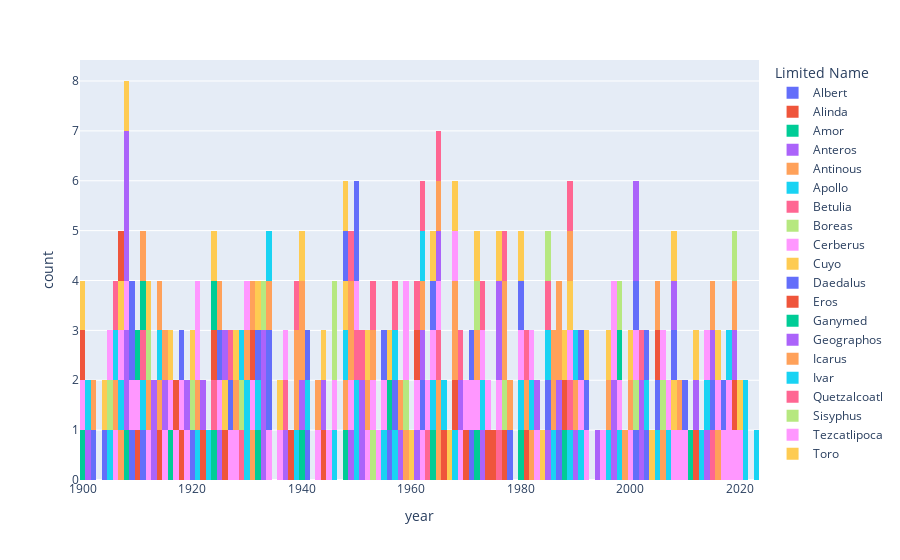

The notebook cell this image was saved under:
### Markdown cell above
we can see that most of the Near Earth Objects mostly or entirely orbit Earth.

### Code cell
from plotly.express import histogram

histogram(data_frame=df[df['year'] <2024].sort_values(by='Limited Name'), x='year', color='Limited Name', nbins=124).show()

### Figure 1 — Plotly figure (JSON) as saved in the notebook; plotly's stock layout.template omitted (floating-point values rounded to 4 significant figures)
{"data": [{"alignmentgroup": "True", "bingroup": "x", "hovertemplate": "Limited Name=Albert<br>year=%{x}<br>count=%{y}<extra></extra>", "legendgroup": "Albert", "marker": {"color": "#636efa", "pattern": {"shape": ""}}, "name": "Albert", "nbinsx": 124, "offsetgroup": "Albert", "orientation": "v", "showlegend": true, "type": "histogram", "x": [2003, 2001, 1971, 1956, 1941, 1911, 1909], "xaxis": "x", "yaxis": "y"}, {"alignmentgroup": "True", "bingroup": "x", "hovertemplate": "Limited Name=Alinda<br>year=%{x}<br>count=%{y}<extra></extra>", "legendgroup": "Alinda", "marker": {"color": "#EF553B", "pattern": {"shape": ""}}, "name": "Alinda", "nbinsx": 124, "offsetgroup": "Alinda", "orientation": "v", "showlegend": true, "type": "histogram", "x": [1974, 1922, 1918, 1914, 1910, 1970, 1966, 1977, 1926], "xaxis": "x", "yaxis": "y"}, {"alignmentgroup": "True", "bingroup": "x", "hovertemplate": "Limited Name=Amor<br>year=%{x}<br>count=%{y}<extra></extra>", "legendgroup": "Amor", "marker": {"color": "#00cc96", "pattern": {"shape": ""}}, "name": "Amor", "nbinsx": 124, "offsetgroup": "Amor", "orientation": "v", "showlegend": true, "type": "histogram", "x": [1900, 1908, 1916, 1924, 1932, 1940, 1956, 1964, 1972, 1980, 1988, 1948], "xaxis": "x", "yaxis": "y"}, {"alignmentgroup": "True", "bingroup": "x", "hovertemplate": "Limited Name=Anteros<br>year=%{x}<br>count=%{y}<extra></extra>", "legendgroup": "Anteros", "marker": {"color": "#ab63fa", "pattern": {"shape": ""}}, "name": "Anteros", "nbinsx": 124, "offsetgroup": "Anteros", "orientation": "v", "showlegend": true, "type": "histogram", "x": [1908, 1913, 2014, 1908, 2002, 1997, 1997, 1985, 1973, 1961, 2002, 1937, 1925, 1949, 1913], "xaxis": "x", "yaxis": "y"}, {"alignmentgroup": "True", "bingroup": "x", "hovertemplate": "Limited Name=Antinous<br>year=%{x}<br>count=%{y}<extra></extra>", "legendgroup": "Antinous", "marker": {"color": "#FFA15A", "pattern": {"shape": ""}}, "name": "Antinous", "nbinsx": 124, "offsetgroup": "Antinous", "orientation": "v", "showlegend": true, "type": "histogram", "x": [1914, 1931, 1948, 1907, 1999, 1982, 1965, 2016, 1965], "xaxis": "x", "yaxis": "y"}, {"alignmentgroup": "True", "bingroup": "x", "hovertemplate": "Limited Name=Apollo<br>year=%{x}<br>count=%{y}<extra></extra>", "legendgroup": "Apollo", "marker": {"color": "#19d3f3", "pattern": {"shape": ""}}, "name": "Apollo", "nbinsx": 124, "offsetgroup": "Apollo", "orientation": "v", "showlegend": true, "type": "histogram", "x": [1914, 1911, 1907, 1905, 2005, 2014, 1921, 2021, 2021, 2023, 2007, 1923, 1948, 1930, 1991, 1989, 1986, 1982, 1980, 1973, 1968, 1966, 1930, 1964, 1955, 1950, 1950, 2003, 1946, 1941, 1939, 1932, 1957, 1996, 1998], "xaxis": "x", "yaxis": "y"}, {"alignmentgroup": "True", "bingroup": "x", "hovertemplate": "Limited Name=Betulia<br>year=%{x}<br>count=%{y}<extra></extra>", "legendgroup": "Betulia", "marker": {"color": "#FF6692", "pattern": {"shape": ""}}, "name": "Betulia", "nbinsx": 124, "offsetgroup": "Betulia", "orientation": "v", "showlegend": true, "type": "histogram", "x": [1989, 2015, 2002, 1976, 1965, 1963, 1937, 1929, 1950, 1911, 1924], "xaxis": "x", "yaxis": "y"}, {"alignmentgroup": "True", "bingroup": "x", "hovertemplate": "Limited Name=Boreas<br>year=%{x}<br>count=%{y}<extra></extra>", "legendgroup": "Boreas", "marker": {"color": "#B6E880", "pattern": {"shape": ""}}, "name": "Boreas", "nbinsx": 124, "offsetgroup": "Boreas", "orientation": "v", "showlegend": true, "type": "histogram", "x": [1905, 1929, 1953, 1977, 2001], "xaxis": "x", "yaxis": "y"}, {"alignmentgroup": "True", "bingroup": "x", "hovertemplate": "Limited Name=Cerberus<br>year=%{x}<br>count=%{y}<extra></extra>", "legendgroup": "Cerberus", "marker": {"color": "#FF97FF", "pattern": {"shape": ""}}, "name": "Cerberus", "nbinsx": 124, "offsetgroup": "Cerberus", "orientation": "v", "showlegend": true, "type": "histogram", "x": [1976, 1989, 1983, 1982, 1980, 1974, 1965, 1972, 1971, 1970, 1969, 1991, 1973, 1992, 2010, 1998, 2000, 2001, 2007, 2008, 2009, 1964, 2014, 2016, 2017, 2018, 2018, 2019, 2020, 1995, 1962, 1961, 1907, 1931, 1928, 1927, 1925, 1919, 1918, 1934, 1917, 1915, 1912, 1910, 1900, 1905, 1906, 1916, 1936, 1937, 1943, 1955, 1909, 1953, 1952, 1954, 1963, 1949, 1946, 1945, 1950, 1908], "xaxis": "x", "yaxis": "y"}, {"alignmentgroup": "True", "bingroup": "x", "hovertemplate": "Limited Name=Cuyo<br>year=%{x}<br>count=%{y}<extra></extra>", "legendgroup": "Cuyo", "marker": {"color": "#FECB52", "pattern": {"shape": ""}}, "name": "Cuyo", "nbinsx": 124, "offsetgroup": "Cuyo", "orientation": "v", "showlegend": true, "type": "histogram", "x": [1907, 1926, 1948, 1967, 1989, 2008], "xaxis": "x", "yaxis": "y"}, {"alignmentgroup": "True", "bingroup": "x", "hovertemplate": "Limited Name=Daedalus<br>year=%{x}<br>count=%{y}<extra></extra>", "legendgroup": "Daedalus", "marker": {"color": "#636efa", "pattern": {"shape": ""}}, "name": "Daedalus", "nbinsx": 124, "offsetgroup": "Daedalus", "orientation": "v", "showlegend": true, "type": "histogram", "x": [1992, 2017, 1991, 1987, 1985, 1980, 1978, 1971, 1964, 1962, 1957, 2003, 1950, 1950, 1948, 1941, 1934, 1934, 1932, 1927, 1925, 1920, 1918, 1909, 1909, 1904, 1902, 2005, 2008, 2010, 2015, 2001, 1955], "xaxis": "x", "yaxis": "y"}, {"alignmentgroup": "True", "bingroup": "x", "hovertemplate": "Limited Name=Eros<br>year=%{x}<br>count=%{y}<extra></extra>", "legendgroup": "Eros", "marker": {"color": "#EF553B", "pattern": {"shape": ""}}, "name": "Eros", "nbinsx": 124, "offsetgroup": "Eros", "orientation": "v", "showlegend": true, "type": "histogram", "x": [1900, 1988, 2019, 2012, 2005, 1981, 1975, 1968, 1961, 1938, 1931, 1944, 1917, 1907, 1924], "xaxis": "x", "yaxis": "y"}, {"alignmentgroup": "True", "bingroup": "x", "hovertemplate": "Limited Name=Ganymed<br>year=%{x}<br>count=%{y}<extra></extra>", "legendgroup": "Ganymed", "marker": {"color": "#00cc96", "pattern": {"shape": ""}}, "name": "Ganymed", "nbinsx": 124, "offsetgroup": "Ganymed", "orientation": "v", "showlegend": true, "type": "histogram", "x": [1998, 1910, 1911, 1924, 2011], "xaxis": "x", "yaxis": "y"}, {"alignmentgroup": "True", "bingroup": "x", "hovertemplate": "Limited Name=Geographos<br>year=%{x}<br>count=%{y}<extra></extra>", "legendgroup": "Geographos", "marker": {"color": "#ab63fa", "pattern": {"shape": ""}}, "name": "Geographos", "nbinsx": 124, "offsetgroup": "Geographos", "orientation": "v", "showlegend": true, "type": "histogram", "x": [2001, 2001, 2008, 2012, 1994, 2015, 2019, 1951, 1908, 1990, 1987, 1983, 1976, 1976, 1969, 1965, 1951, 1944, 1958, 1933, 1901, 1940, 1962, 1908, 1915, 1908, 1922, 1926, 1933, 1933, 1919], "xaxis": "x", "yaxis": "y"}, {"alignmentgroup": "True", "bingroup": "x", "hovertemplate": "Limited Name=Icarus<br>year=%{x}<br>count=%{y}<extra></extra>", "legendgroup": "Icarus", "marker": {"color": "#FFA15A", "pattern": {"shape": ""}}, "name": "Icarus", "nbinsx": 124, "offsetgroup": "Icarus", "orientation": "v", "showlegend": true, "type": "histogram", "x": [1977, 1978, 1914, 1986, 1986, 1987, 1977, 1968, 1987, 1925, 1928, 1930, 1931, 1934, 1939, 1939, 1940, 1940, 1943, 1949, 1949, 1952, 1953, 1958, 1959, 1962, 1965, 1968, 1972, 1989, 1981, 1996, 1990, 1902, 1906, 1911, 1912, 1921, 1915, 2015, 2019, 2005, 2006, 2009, 2000], "xaxis": "x", "yaxis": "y"}, {"alignmentgroup": "True", "bingroup": "x", "hovertemplate": "Limited Name=Ivar<br>year=%{x}<br>count=%{y}<extra></extra>", "legendgroup": "Ivar", "marker": {"color": "#19d3f3", "pattern": {"shape": ""}}, "name": "Ivar", "nbinsx": 124, "offsetgroup": "Ivar", "orientation": "v", "showlegend": true, "type": "histogram", "x": [2018, 2013, 1901, 1985, 1962, 1957, 1934, 1929, 1906, 1990], "xaxis": "x", "yaxis": "y"}, {"alignmentgroup": "True", "bingroup": "x", "hovertemplate": "Limited Name=Quetzalcoatl<br>year=%{x}<br>count=%{y}<extra></extra>", "legendgroup": "Quetzalcoatl", "marker": {"color": "#FF6692", "pattern": {"shape": ""}}, "name": "Quetzalcoatl", "nbinsx": 124, "offsetgroup": "Quetzalcoatl", "orientation": "v", "showlegend": true, "type": "histogram", "x": [1939, 1949, 1951, 1953, 1957, 1961, 1985, 1965, 1969, 1973, 1977, 1981, 1927, 1989, 1962, 1906], "xaxis": "x", "yaxis": "y"}, {"alignmentgroup": "True", "bingroup": "x", "hovertemplate": "Limited Name=Sisyphus<br>year=%{x}<br>count=%{y}<extra></extra>", "legendgroup": "Sisyphus", "marker": {"color": "#B6E880", "pattern": {"shape": ""}}, "name": "Sisyphus", "nbinsx": 124, "offsetgroup": "Sisyphus", "orientation": "v", "showlegend": true, "type": "histogram", "x": [1946, 2006, 2019, 1920, 1933, 1946, 1912, 1972, 1985, 1998, 1959], "xaxis": "x", "yaxis": "y"}, {"alignmentgroup": "True", "bingroup": "x", "hovertemplate": "Limited Name=Tezcatlipoca<br>year=%{x}<br>count=%{y}<extra></extra>", "legendgroup": "Tezcatlipoca", "marker": {"color": "#FF97FF", "pattern": {"shape": ""}}, "name": "Tezcatlipoca", "nbinsx": 124, "offsetgroup": "Tezcatlipoca", "orientation": "v", "showlegend": true, "type": "histogram", "x": [1968, 1959, 1959, 1930, 1921, 1921, 1997, 2006, 1997], "xaxis": "x", "yaxis": "y"}, {"alignmentgroup": "True", "bingroup": "x", "hovertemplate": "Limited Name=Toro<br>year=%{x}<br>count=%{y}<extra></extra>", "legendgroup": "Toro", "marker": {"color": "#FECB52", "pattern": {"shape": ""}}, "name": "Toro", "nbinsx": 124, "offsetgroup": "Toro", "orientation": "v", "showlegend": true, "type": "histogram", "x": [1900, 2016, 2012, 2008, 2004, 2000, 1996, 1992, 1988, 1984, 1980, 1976, 1972, 1968, 1964, 1960, 1952, 1948, 1944, 1940, 1936, 1932, 1928, 1924, 1920, 1916, 1912, 1908, 1904, 1956, 2020], "xaxis": "x", "yaxis": "y"}], "layout": {"barmode": "relative", "legend": {"title": {"text": "Limited Name"}, "tracegroupgap": 0}, "margin": {"t": 60}, "xaxis": {"anchor": "y", "domain": [0, 1], "title": {"text": "year"}}, "yaxis": {"anchor": "x", "domain": [0, 1], "title": {"text": "count"}}}}
